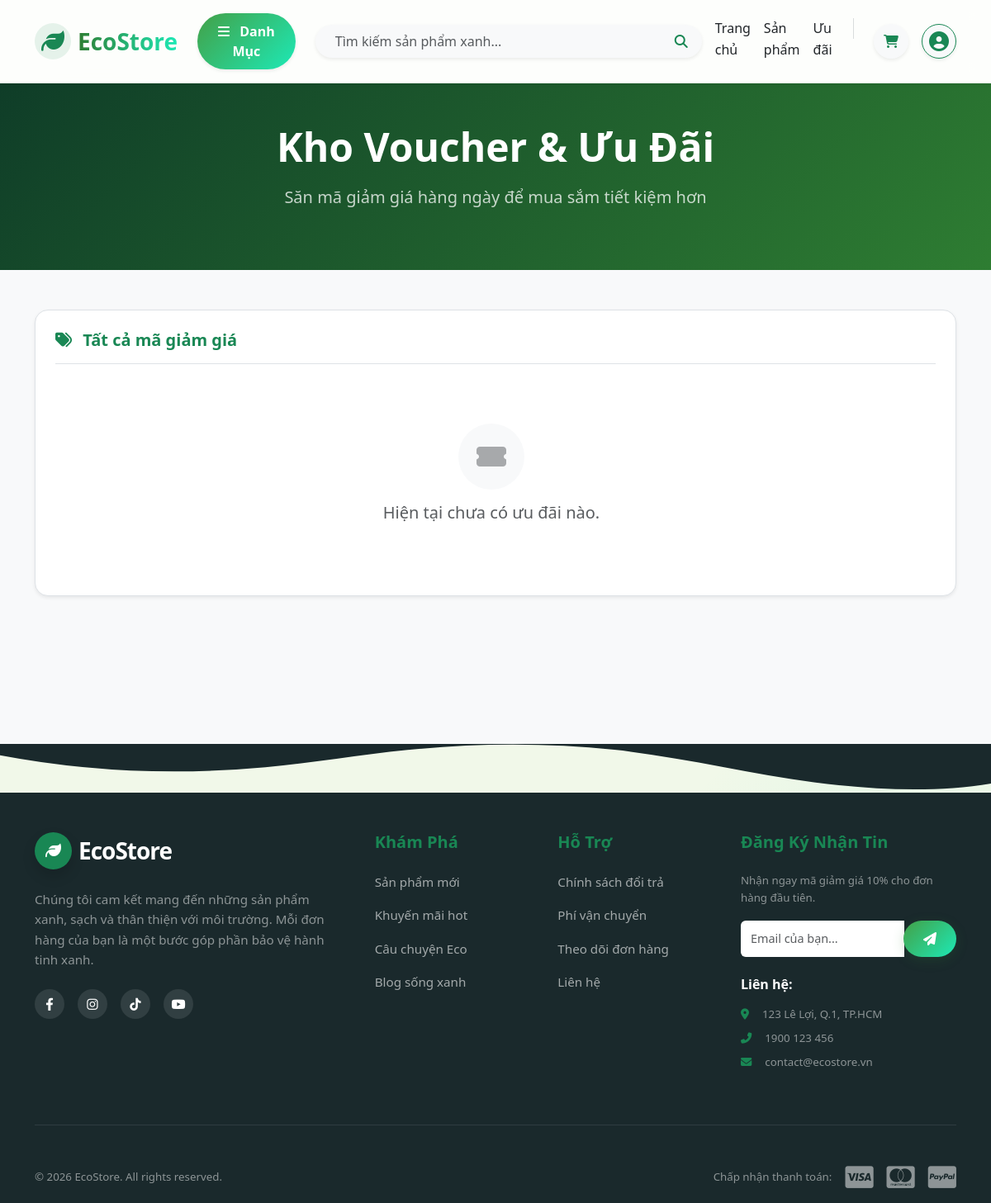
Before: /public/offer with the older database file.
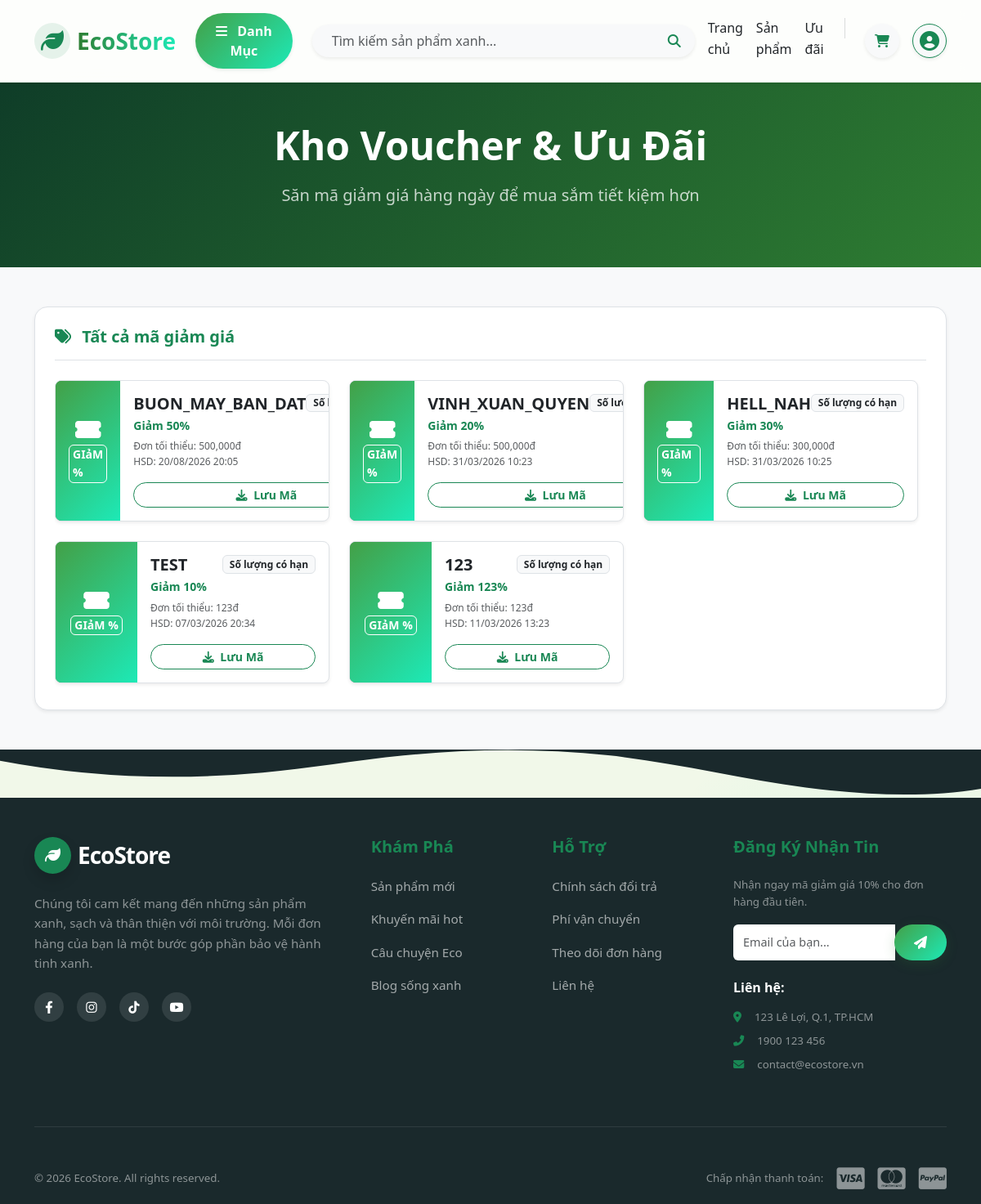
After: the same page with the newer database file.
### tables this page shows
CREATE TABLE `coupons` (
  `id` bigint UNSIGNED NOT NULL,
  `code` varchar(100) DEFAULT NULL,
  `type` varchar(50) DEFAULT NULL,
  `value` bigint DEFAULT NULL,
  `min_order_cents` bigint DEFAULT NULL,
  `usage_limit` int DEFAULT NULL,
  `used_count` int DEFAULT '0',
  `starts_at` datetime DEFAULT NULL,
  `ends_at` datetime DEFAULT NULL,
  `applies_to_category_ids` json DEFAULT NULL,
  `created_at` timestamp NULL DEFAULT CURRENT_TIMESTAMP
);

### app/Controllers/Client/OfferController.php (called while the page is built, shortened)
<?php
class OfferController extends Controller {
    public function index() {
        $couponModel = $this->model('Coupon');
        $activeCoupons = $couponModel->getActiveCoupons();
        $savedCouponIds = [];
        $vouchers = [];
        foreach ($activeCoupons as $c) {
            $isSaved = in_array($c['id'], $savedCouponIds);
            $desc = $c['type'] == 'percent' ? "Giảm {$c['value']}%" : "Giảm " . number_format($c['value']) . "đ";
            $vouchers[] = [
                'id' => $c['id'],
                'code' => $c['code'],
                'type' => $c['type'],
                'desc' => $desc,
                'min' => $c['min_order_cents'],
                'expiry' => date('d/m/Y H:i', strtotime($c['ends_at'])),
                'is_saved' => $isSaved
            ];
        }
        $this->view('client/offers/index', ['vouchers' => $vouchers]);
    }
}

### app/Core/App.php (called while the page is built, shortened)
<?php
class App {
    protected $controller = 'HomeController';
    protected $method = 'index';
    public function __construct() {
        $url = $this->parseUrl();
        if (isset($url[0]) && strtolower($url[0]) == 'admin') {
            array_shift($url);
            $folder = 'Admin';
            $this->controller = 'DashboardController';
            if (isset($url[0])) {
                $controllerName = $this->convertToPascalCase($url[0]) . 'Controller';
                if (file_exists('../app/Controllers/Admin/' . $controllerName . '.php')) {
                    $this->controller = $controllerName;
                    array_shift($url);
                }
            }
        } else {
            $folder = 'Client';
            if (isset($url[0])) {
                $controllerName = $this->convertToPascalCase($url[0]) . 'Controller';
                if (file_exists('../app/Controllers/Client/' . $controllerName . '.php')) {
                    $this->controller = $controllerName;
                    array_shift($url);
                }
            }
        }
        $file = '../app/Controllers/' . $folder . '/' . $this->controller . '.php';
        if (file_exists($file)) {
            $this->controller = new $class;
        } else {
            die("Lỗi 404: Controller '{$this->controller}' không tồn tại.");
        }
        $this->params = $url ? array_values($url) : [];
        call_user_func_array([$this->controller, $this->method], $this->params);
    }
    public function parseUrl() {
        if (isset($_GET['url'])) {
            return explode('/', filter_var(rtrim($_GET['url'], '/'), FILTER_SANITIZE_URL));
        }
        return [];
    }
    private function convertToPascalCase($string) {
        return str_replace(' ', '', ucwords(str_replace('-', ' ', $string)));
    }
}

### public/index.php (called while the page is built, shortened)
<?php
$app = new App();

### config/database.php (called while the page is built)
<?php
return [
    'host' => $_ENV['DB_HOST'] ?? 'localhost',
    'dbname' => $_ENV['DB_DATABASE'] ?? 'ecostore',
    'user' => $_ENV['DB_USERNAME'] ?? 'root',
    'pass' => $_ENV['DB_PASSWORD'] ?? '',
    'charset' => 'utf8mb4'
];

### app/Core/Database.php (called while the page is built, shortened)
<?php
class Database {
    private static $instance = null;
    private $connection;
    private function __construct() {
        $config = require __DIR__ . '/../../config/database.php';
        $dsn = "mysql:host={$config['host']};dbname={$config['dbname']};charset={$config['charset']}";
        try {
            $this->connection = new PDO($dsn, $config['user'], $config['pass']);
            $this->connection->setAttribute(PDO::ATTR_ERRMODE, PDO::ERRMODE_EXCEPTION);
            $this->connection->setAttribute(PDO::ATTR_DEFAULT_FETCH_MODE, PDO::FETCH_ASSOC);
        } catch (PDOException $e) {
            die("DB Connection Error: " . $e->getMessage());
        }
    }
    public static function getInstance() {
        if (!self::$instance) {
            self::$instance = new Database();
        }
        return self::$instance;
    }
    public function query($sql, $params = []) {
        try {
            $stmt = $this->connection->prepare($sql);
            $stmt->execute($params);
            return $stmt;
        } catch (PDOException $e) {
            die("Lỗi truy vấn SQL: " . $e->getMessage());
        }
    }
    public function fetchAll($sql, $params = []) {
        return $this->query($sql, $params)->fetchAll();
    }
}

### app/Core/Model.php (called while the page is built, shortened)
<?php
abstract class Model {
    public function __construct() {
        $this->db = Database::getInstance();
    }
}

### app/Models/Coupon.php (called while the page is built, shortened)
<?php
class Coupon extends Model {
    protected $table = 'coupons';
    public function getActiveCoupons() {
        $sql = "SELECT * FROM {$this->table} WHERE starts_at <= NOW() AND ends_at >= NOW()";
        return $this->db->fetchAll($sql);
    }
}

### app/Views/client/offers/index.php (the view, shortened to what the rows shown need)
<?php require_once '../app/Views/layouts/client/header.php'; ?>
<div class="bg-light min-vh-100 pb-5">
    <div class="bg-success py-5 mb-5 text-center text-white position-relative overflow-hidden"
         style="background-image: linear-gradient(135deg, #0f3d28 0%, #2e7d32 100%)">
        <div class="container position-relative z-1">
            <h1 class="fw-bold display-5 mb-3">Kho Voucher & Ưu Đãi</h1>
        </div>
    </div>
    <div class="container">
        <div class="bg-white p-4 rounded-4 shadow-sm border">
            <div class="voucher-scroll-container">
                <div class="row g-4 mb-2">
                    <?php if (!empty($vouchers)): ?>
                        <?php foreach ($vouchers as $v): ?>
                        <div class="col-md-6 col-lg-4">
                            <div class="voucher-ticket d-flex h-100 border rounded-3 overflow-hidden bg-white shadow-sm position-relative">
                                <div class="voucher-left bg-success text-white p-3 d-flex flex-column align-items-center justify-content-center" style="width: 100px; background: linear-gradient(135deg, #43a047 0%, #1de9b6 100%);">
                                    <i class="fas fa-ticket-alt fs-3 mb-1"></i>
                                    <span class="small fw-bold border border-white px-1 rounded"><?= strtoupper($v['type'] == 'percent' ? 'Giảm %' : 'Giảm Tiền') ?></span>
                                </div>
                                <div class="p-3 flex-grow-1 d-flex flex-column">
                                    <div class="d-flex justify-content-between align-items-start mb-1">
                                        <h5 class="fw-bold text-dark mb-0"><?= $v['code'] ?></h5>
                                        <span class="badge bg-light text-dark border">Số lượng có hạn</span>
                                    </div>
                                    <p class="fw-bold text-success mb-1 small"><?= $v['desc'] ?></p>
                                    <p class="text-muted small mb-3 flex-grow-1" style="font-size: 0.75rem;">
                                        Đơn tối thiểu: <?= number_format($v['min']) ?>đ <br> HSD: <?= $v['expiry'] ?>
                                    </p>
                                    <?php if ($v['is_saved']): ?>
                                        <button class="btn btn-secondary btn-sm rounded-pill w-100 fw-bold" disabled>
                                            <i class="fas fa-check-circle me-1"></i> Đã Lưu
                                        </button>
                                    <?php else: ?>
                                        <button class="btn btn-outline-success btn-sm rounded-pill w-100 fw-bold btn-save-coupon" data-id="<?= $v['id'] ?>">
                                            <i class="fas fa-download me-1"></i> Lưu Mã
                                        </button>
                                    <?php endif; ?>
                                </div>
                            </div>
                        </div>
                        <?php endforeach; ?>
                    <?php endif; ?>
                </div>
            </div>
            </div>
    </div>
</div>
<?php require_once '../app/Views/layouts/client/footer.php'; ?>

Changed rows visible on the page:
added coupons: type "GIảM %", code "BUON_MAY_BAN_DAT", desc "Giảm 50%", min_order_cents "500,000", expiry "20/08/2026 20:05"
added coupons: type "GIảM %", code "VINH_XUAN_QUYEN", desc "Giảm 20%", min_order_cents "500,000", expiry "31/03/2026 10:23"
added coupons: type "GIảM %", code "HELL_NAH", desc "Giảm 30%", min_order_cents "300,000", expiry "31/03/2026 10:25"
added coupons: type "GIảM %", code "TEST", desc "Giảm 10%", min_order_cents "123", expiry "07/03/2026 20:34"
added coupons: type "GIảM %", code "123", desc "Giảm 123%", min_order_cents "123", expiry "11/03/2026 13:23"
Other visible differences:
text no longer shown: "Hiện tại chưa có ưu đãi nào."
